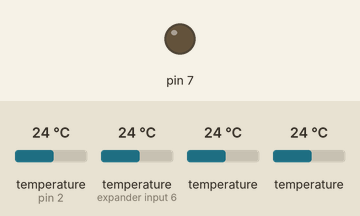
Simulated run of this sketch. Board: Arduino Uno, built with avr-gcc and run on an emulated ATmega328P. On the bench: output pins drawn as LEDs (lit = HIGH). The inputs (shaded band) are chosen by the test bench; at power-on: temperature (sensors on pin 2, expander input 6) 24 °C, temperature 24 °C.

Above: at 1.5 s.
1.6 s: temperature (sensor on pin 2) set to 23.2 °C
At 2.8 s:
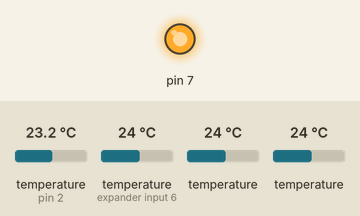
3.5 s: temperature (sensor on pin 2) set to 28 °C
At 4.3 s:
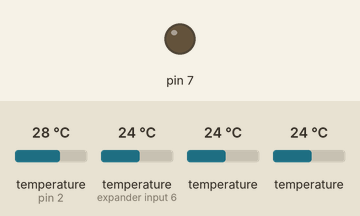
5.5 s: temperature (sensor on pin 2) set to 12 °C
At 7.0 s:
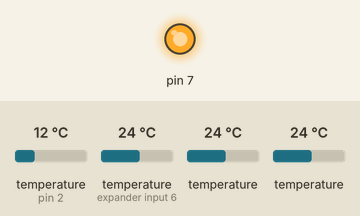
Timing chart, 0 to 8.5 s (numbered marks = the images above; inputs shaded):
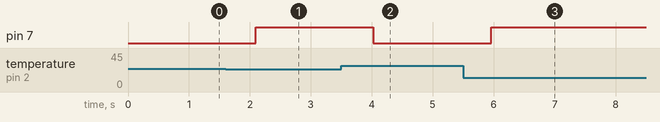

The sketch:

PowerSupplyFanAutomationNOSerialDocumentation.ino
```cpp
#include <OneWire.h>
#include <DallasTemperature.h>

#define ONE_WIRE_BUS 2
#define TEMPERATURE_PRECISION 9

OneWire oneWire(ONE_WIRE_BUS);

DallasTemperature sensors(&oneWire);
//declare the device addresses for each temperature sensor; it's in an array, so the index of OutT is 0, InT0 is 1, InT1 is 2, InT2 is 3.
//This is the only thing you have to worry about when replacing and configuring the temperature sensors, and I think you can figure out the formatting.
//If anything falls out, digital pin 2 is for the sensors, digital pin 3 is overheat, and the fan plugs into the relay shield's COM1 and NO1
DeviceAddress tempSensorSerial[4]= {
  {0x28, 0xFF, 0x63, 0x40, 0x20, 0x17, 0x03, 0x03},
  {0x28, 0xFF, 0x42, 0xA3, 0x20, 0x17, 0x04, 0x74},
  {0x28, 0xFF, 0x34, 0x44, 0x20, 0x17, 0x03, 0xC9},
  {0x28, 0xFF, 0xD2, 0x49, 0x20, 0x17, 0x03, 0x12}};

float OutT;
float InT0;
float InT1;
float InT2;
bool Fan;
float Overheat = 50; //temperature threshold at which to flash a warning light if any inside temperature sensors pass it

void setup() {
  pinMode(7, OUTPUT);
  sensors.begin();
  sensors.setResolution(tempSensorSerial[0], TEMPERATURE_PRECISION);
  sensors.setResolution(tempSensorSerial[1], TEMPERATURE_PRECISION);
  sensors.setResolution(tempSensorSerial[2], TEMPERATURE_PRECISION);
  sensors.setResolution(tempSensorSerial[3], TEMPERATURE_PRECISION);
}

void loop() {
  sensors.requestTemperatures();
  OutT = sensors.getTempC(tempSensorSerial[0]);
  InT0 = sensors.getTempC(tempSensorSerial[1]);
  InT1 = sensors.getTempC(tempSensorSerial[2]);
  InT2 = sensors.getTempC(tempSensorSerial[3]);
  Fan = ((InT0 > OutT) && (InT1 > OutT) && (InT2 > OutT));
  if (Fan) {
    digitalWrite(7, HIGH);
  } else {
    digitalWrite(7, LOW);
  }
  digitalWrite(3, ((InT0 >= Overheat) || (InT1 >= Overheat) || (InT2 >= Overheat)));
  delay (500);
}
```

Measured:
- the behaviour switches between 24 and 23.9 °C on temperature (sensor on pin 2) (found by bisection; images 0 and 1)
- after the input at 1.6 s, pin 7: LOW → HIGH after 0.49 s
- after the input at 3.5 s, pin 7: HIGH → LOW after 0.53 s
- after the input at 5.5 s, pin 7: LOW → HIGH after 0.46 s
